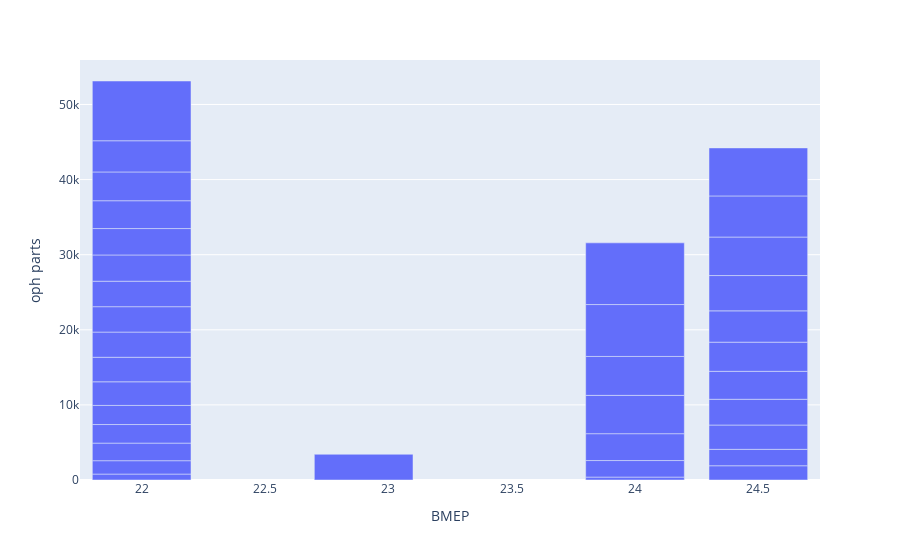

The notebook cell this image was saved under:
### Code cell
px.bar(dd, x="BMEP", y="oph parts")

### Figure 1 — Plotly figure (JSON) as saved in the notebook; plotly's stock layout.template omitted (floating-point values rounded to 4 significant figures)
{"data": [{"alignmentgroup": "True", "hovertemplate": "BMEP=%{x}<br>oph parts=%{y}<extra></extra>", "legendgroup": "", "marker": {"color": "#636efa"}, "name": "", "offsetgroup": "", "orientation": "v", "showlegend": false, "textposition": "auto", "type": "bar", "x": [24, 22, 22, 24.5, 24.5, 24, 22, 22, 22, 22, 24.5, 22, 22, 22, 22, 22.9, 24.5, 22, 22, 24, 22, 24.5, 22, 24.5, 22, 24.5, 24.5, 24, 24.5, 24, 24.5, 24.5, 24, 22, 24], "xaxis": "x", "y": [389, 789, 1782, 1899, 2184, 2200, 2341, 2474, 2545, 3146, 3238, 3264, 3356, 3380, 3391, 3425, 3427, 3496, 3515, 3579, 3705, 3722, 3834, 3882, 4152, 4170, 4699, 5102, 5129, 5182, 5473, 6394, 6908, 7956, 8215], "yaxis": "y"}], "layout": {"barmode": "relative", "legend": {"tracegroupgap": 0}, "margin": {"t": 60}, "xaxis": {"anchor": "y", "domain": [0, 1], "title": {"text": "BMEP"}}, "yaxis": {"anchor": "x", "domain": [0, 1], "title": {"text": "oph parts"}}}}
